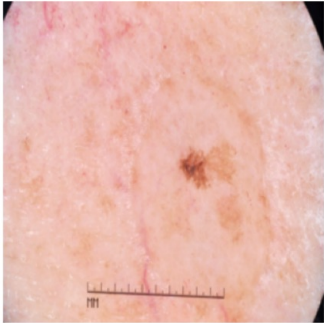
#> input picture inputs/img_1.png, 324 x 323 px, found by its file name
$ python enhance.py
#> lines starting #> are read from the running program, lines starting #| are printed output that depends on the picture
import cv2
import numpy as np


def nothing(x):
    pass


# 1. 读取一张你觉得最不明显、最需要测试的图片 (替换为你真实的单张图片路径)
img_path = r"D:\HUBU.zhan\GDM\VM-UNet-main\inputs\img_1.png"
img = cv2.imread(img_path)
#> img is the input picture: shape (323, 324, 3); mean B, G, R 174.1, 184.4, 232.3

if img is None:
    print(f"❌ 找不到图片，请检查路径: {img_path}")
    exit()

# 创建交互窗口
cv2.namedWindow('Fast Image Tuner', cv2.WINDOW_NORMAL)
cv2.resizeWindow('Fast Image Tuner', 800, 600)

# 2. 创建滑动条 (Trackbars)
# OpenCV 滑动条不支持小数和负数，所以通过除以 10 或减去偏移量来实现
# L通道亮度拉扯 (Gamma): 范围 1-50 -> 对应 0.1 到 5.0 (默认25 -> 2.5)
cv2.createTrackbar('L_Gamma', 'Fast Image Tuner', 25, 50, nothing)

# L通道对比度 (CLAHE): 范围 0-100 -> 对应 0 到 10.0 (默认30 -> 3.0)
cv2.createTrackbar('L_CLAHE', 'Fast Image Tuner', 30, 100, nothing)

# R, G, B 颜色通道微调: 范围 0-200 -> 对应 -100 到 +100 (默认100 -> 不增不减)
cv2.createTrackbar('R_Offset', 'Fast Image Tuner', 100, 200, nothing)
cv2.createTrackbar('G_Offset', 'Fast Image Tuner', 100, 200, nothing)
cv2.createTrackbar('B_Offset', 'Fast Image Tuner', 100, 200, nothing)

print("✅ 调参工具已启动！")
print("👉 拖动滑动条实时查看效果。")
print("👉 按 'ESC' 键退出程序。")

while True:
    # 获取当前滑动条的值
    gamma = cv2.getTrackbarPos('L_Gamma', 'Fast Image Tuner') / 10.0
    gamma = max(0.1, gamma)  # 防止 gamma 为 0 报错
    clahe_limit = cv2.getTrackbarPos('L_CLAHE', 'Fast Image Tuner') / 10.0

    r_off = cv2.getTrackbarPos('R_Offset', 'Fast Image Tuner') - 100
    g_off = cv2.getTrackbarPos('G_Offset', 'Fast Image Tuner') - 100
    b_off = cv2.getTrackbarPos('B_Offset', 'Fast Image Tuner') - 100

    # === 第一阶段：L通道 (亮度/对比度) 处理 ===
    lab = cv2.cvtColor(img, cv2.COLOR_BGR2LAB)
#> lab: shape (323, 324, 3); mean of channels 0, 1, 2 201.2, 143.8, 139.9
    l, a, b = cv2.split(lab)
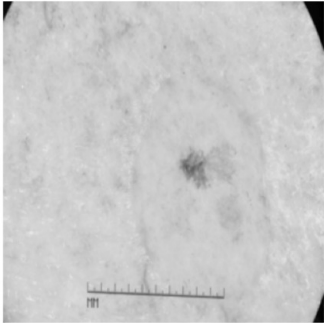
#> l: shape (323, 324); min 0, max 255, mean 201.2
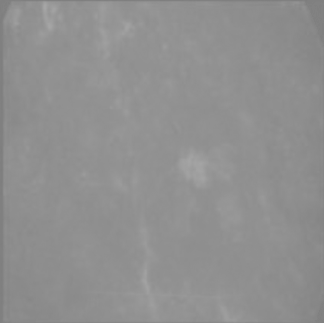
#> a: shape (323, 324); min 125, max 165, mean 143.8

    if clahe_limit > 0:
        clahe = cv2.createCLAHE(clipLimit=clahe_limit, tileGridSize=(8, 8))
        l = clahe.apply(l)
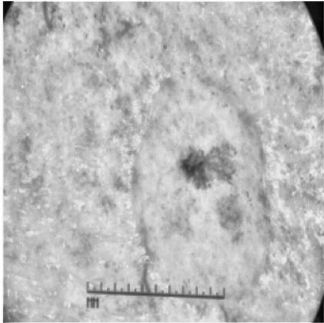
#> l: shape (323, 324); min 2, max 255, mean 187.2

    l = np.power(l / 255.0, gamma) * 255.0
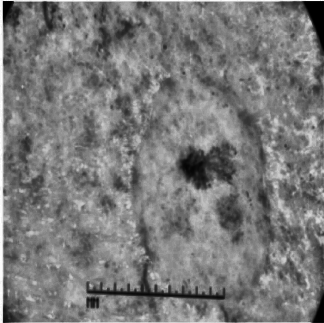
#> l: shape (323, 324) float64; min 0.00139, max 255, mean 122
    l = np.clip(l, 0, 255).astype(np.uint8)

    merged_lab = cv2.merge((l, a, b))
#> merged_lab: shape (323, 324, 3); mean of channels 0, 1, 2 121.5, 143.8, 139.9
    processed = cv2.cvtColor(merged_lab, cv2.COLOR_LAB2BGR)
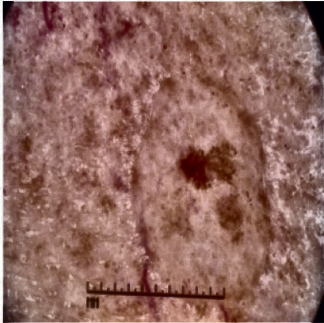
#> processed: shape (323, 324, 3); mean B, G, R 95, 103.7, 145.4

    # === 第二阶段：RGB 颜色微调 ===
    # 转为 int16 防止加减法时数据溢出 (例如 250+10=4 而不是 260)
    processed = processed.astype(np.int16)

    # 注意：OpenCV 读取的默认通道顺序是 B, G, R
    processed[:, :, 0] += b_off  # Blue
    processed[:, :, 1] += g_off  # Green
    processed[:, :, 2] += r_off  # Red

    # 截断回 0-255 并转回 uint8 显示
    processed = np.clip(processed, 0, 255).astype(np.uint8)

    # 左右拼接对比显示 (左边原图，右边调参后)
    combined_display = np.hstack((img, processed))
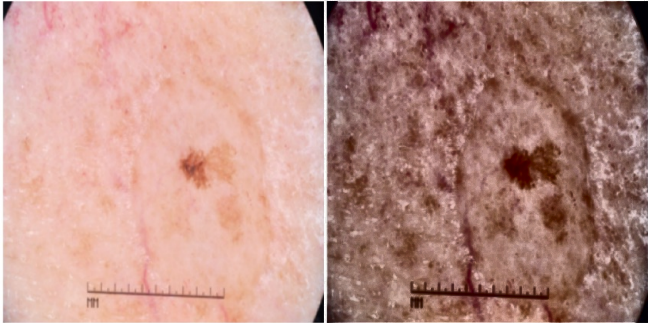
#> combined_display: shape (323, 648, 3); mean B, G, R 134.5, 144.1, 188.8
    cv2.imshow('Fast Image Tuner', combined_display)

    # 按 ESC 键退出
    key = cv2.waitKey(1) & 0xFF
#> (key Esc is pressed here)
    if key == 27:
        print("\n=== 最终选定的参数 ===")
        print(f"L_Gamma  : {gamma}")
        print(f"L_CLAHE  : {clahe_limit}")
        print(f"R_Offset : {r_off}")
        print(f"G_Offset : {g_off}")
        print(f"B_Offset : {b_off}")
        break

cv2.destroyAllWindows()

$ run again, with inputs/img_2.png copied over inputs/img_1.png
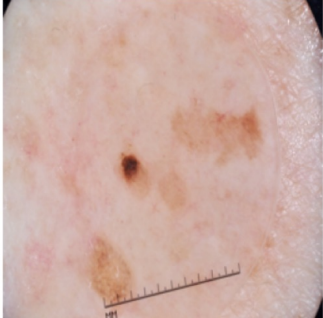
#> input picture inputs/img_2.png, 323 x 318 px, found by its file name
#> img is the input picture: shape (318, 323, 3); mean B, G, R 165.5, 174.1, 205.7
#> lab: shape (318, 323, 3); mean of channels 0, 1, 2 187.8, 138.2, 136.8
#> merged_lab: shape (318, 323, 3); mean of channels 0, 1, 2 110.2, 138.2, 136.8
#> `processed = cv2.cvtColor(merged_lab, cv2.COLOR_LAB2BGR)`:
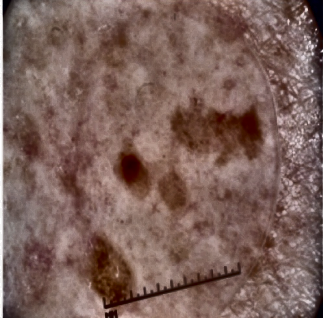
#> processed: shape (318, 323, 3); mean B, G, R 89.2, 96.6, 124
#> `combined_display = np.hstack((img, processed))`:
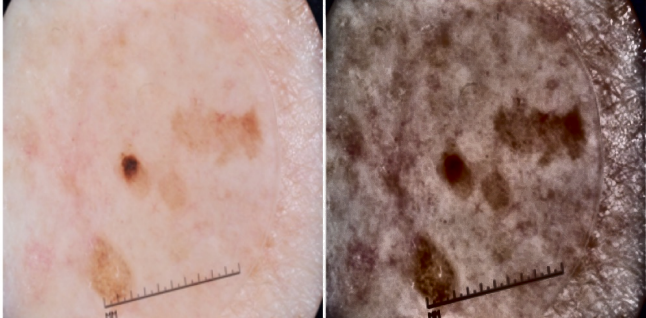
#> combined_display: shape (318, 646, 3); mean B, G, R 127.3, 135.4, 164.9
